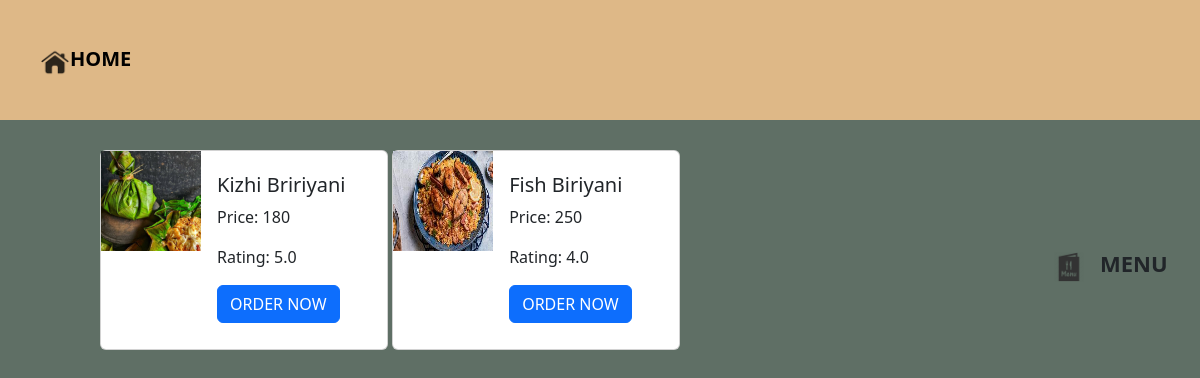
The page /product/Biriyani/ on the database its author committed.
### rest1/models.py (models this page shows, shortened)
class Fooditem(models.Model):
    food_name=models.CharField(max_length=100,unique=True)
    c_name=models.ForeignKey(Category, on_delete=models.CASCADE,default=1)
    discription=models.CharField(max_length=120)
    f_image=models.ImageField(upload_to='food',default='default_image.jpg')
    price=models.IntegerField()
    rating=models.FloatField(validators=[MinValueValidator(0.0),MaxValueValidator(5.0)])

### rest1/views.py (the view)
# urls.py: path('product/',food_list,name='pg'),
def food_list(request,c_name_slug=None):
    categories=Category.objects.all()
    foods=Fooditem.objects.all()
    if c_name_slug:
        category=get_object_or_404(Category,slug=c_name_slug)
        foods=foods.filter(c_name=category)
    else:
        category=None
    context={
        'category':category,
        'categories':categories,
        'foods':foods,
    }
    return render(request,'items.html',context)

### templates/items.html (shortened to what this page needs)
{% extends 'base.html'%}
{% block content %}
{% load static %}
<img src="{% static '/images/menulogo1.png' %}" style="width:30px;height:30px;position:absolute;left:1054px;bottom:518px;">
<a class="navbar-brand" href="{% url 'pg2'%}"  style="position:absolute;left:1100px;
bottom:520px;font-weight:bold;font-size:22px;font-weight:bold">MENU</a>
{% if category %}
    <h2 style="position:absolute; left:450px;bottom:500px;font-weight:bold;color:saddlebrown;">{{ category.c_name}}</h2>
{% endif %}
<div style="width:800px;height:500px;position:absolute;left:100px;top:150px;">
{% for i in foods %}
    <div class="card" style="width: 18rem;height:200px;display:inline-block; justify-content:space-evenly;">
        <img  class="prodimg" src="{% if i.f_image %}{{i.f_image.url}}{% else %}
        {% static 'img/default_product.jpg' %}{% endif %}" class="card-img-top" alt="{{ i.name }} Image" style="width:100px;height:100px;">
        <div class="card-body" style="position:absolute;left:100px;bottom:10px;">
        <h5 class="card-title">{{i.food_name}}</h5>
        <p class="card-text">Price: {{i.price}}</p>
        <p class="card=text">Rating: {{i.rating}}</p>
        <a href="{% url 'pg8'%}" class="btn btn-primary">ORDER NOW</a>
        </div>
    </div>
{% endfor %}
</div>
{% endblock %}

### rows shown on the page
Fooditem: f_image (picture), food_name "Kizhi Bririyani", price "180", rating "5.0"
Fooditem: f_image (picture), food_name "Fish Biriyani", price "250", rating "4.0"
